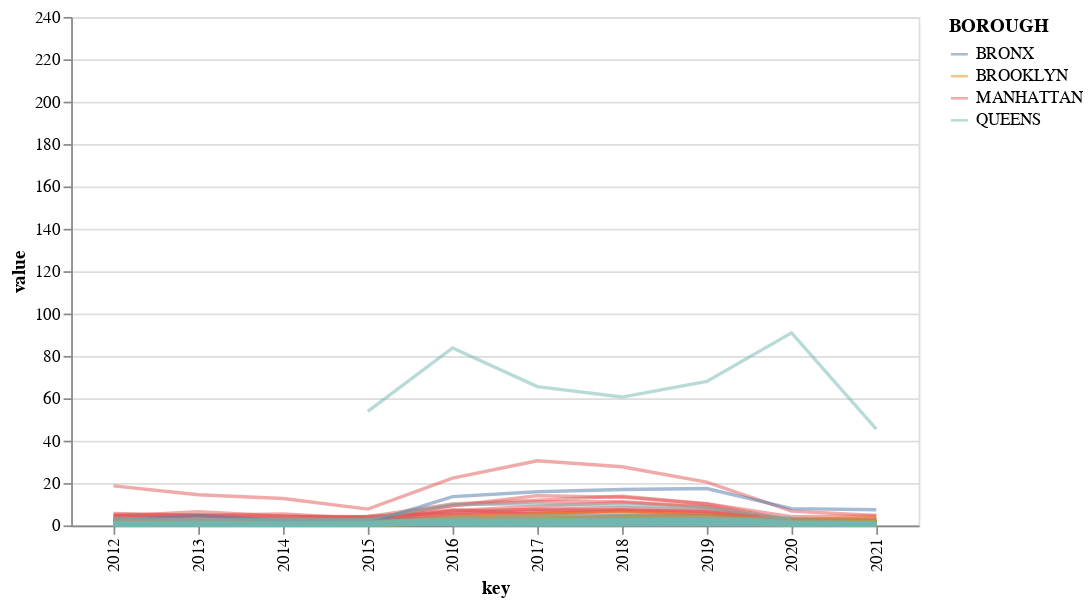

Notebook code cell kept with this figure:
### Code cell
alt.Chart(zip_pivot_collisions).transform_window(
    index='count()'
).transform_fold(
    ['2012', '2013', '2014', '2015', '2016', '2017', '2018', '2019', '2020', '2021']
).mark_line().encode(
    x='key:N',
    y='value:Q',
    color='BOROUGH:N',
    detail='index:N',
    opacity=alt.value(0.5)
).properties(width=500)

### Figure 1 — Vega-Lite specification as saved in the notebook (floating-point values rounded to 4 significant figures; data arrays with more than 128 entries replaced by an {"elided": "..."} marker saying what was removed)
{"config": {"view": {"continuousWidth": 400, "continuousHeight": 300}}, "data": {"name": "data-cb8427dee9d21468b306b36163f9603e"}, "mark": "line", "encoding": {"color": {"field": "BOROUGH", "type": "nominal"}, "detail": {"field": "index", "type": "nominal"}, "opacity": {"value": 0.5}, "x": {"field": "key", "type": "nominal"}, "y": {"field": "value", "type": "quantitative"}}, "transform": [{"window": [{"op": "count", "as": "index"}]}, {"fold": ["2012", "2013", "2014", "2015", "2016", "2017", "2018", "2019", "2020", "2021"]}], "width": 500, "$schema": "https://vega.github.io/schema/vega-lite/v4.17.0.json", "datasets": {"data-cb8427dee9d21468b306b36163f9603e": {"elided": "168 records"}}}
